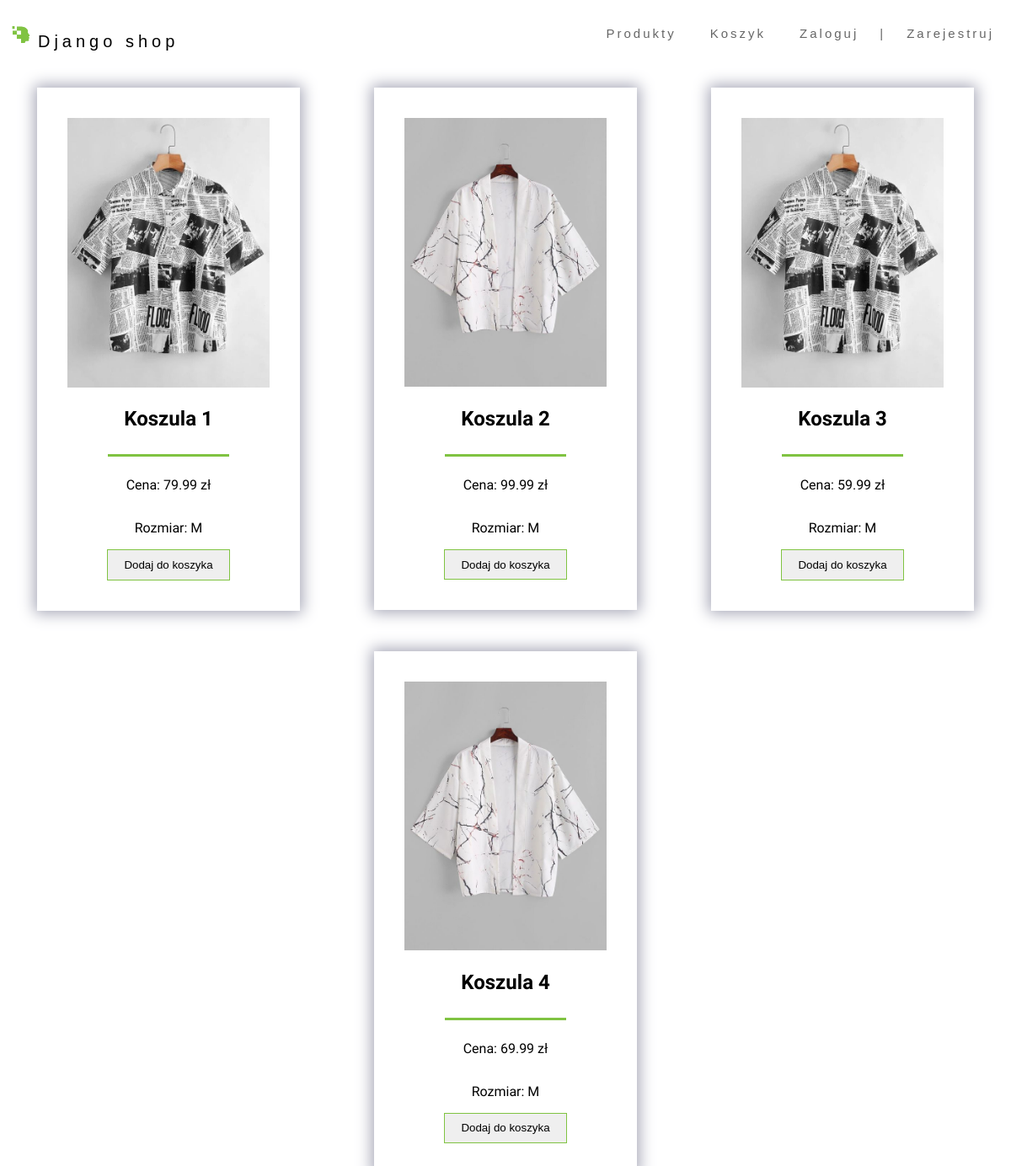
Before: /products/ with the older database file.
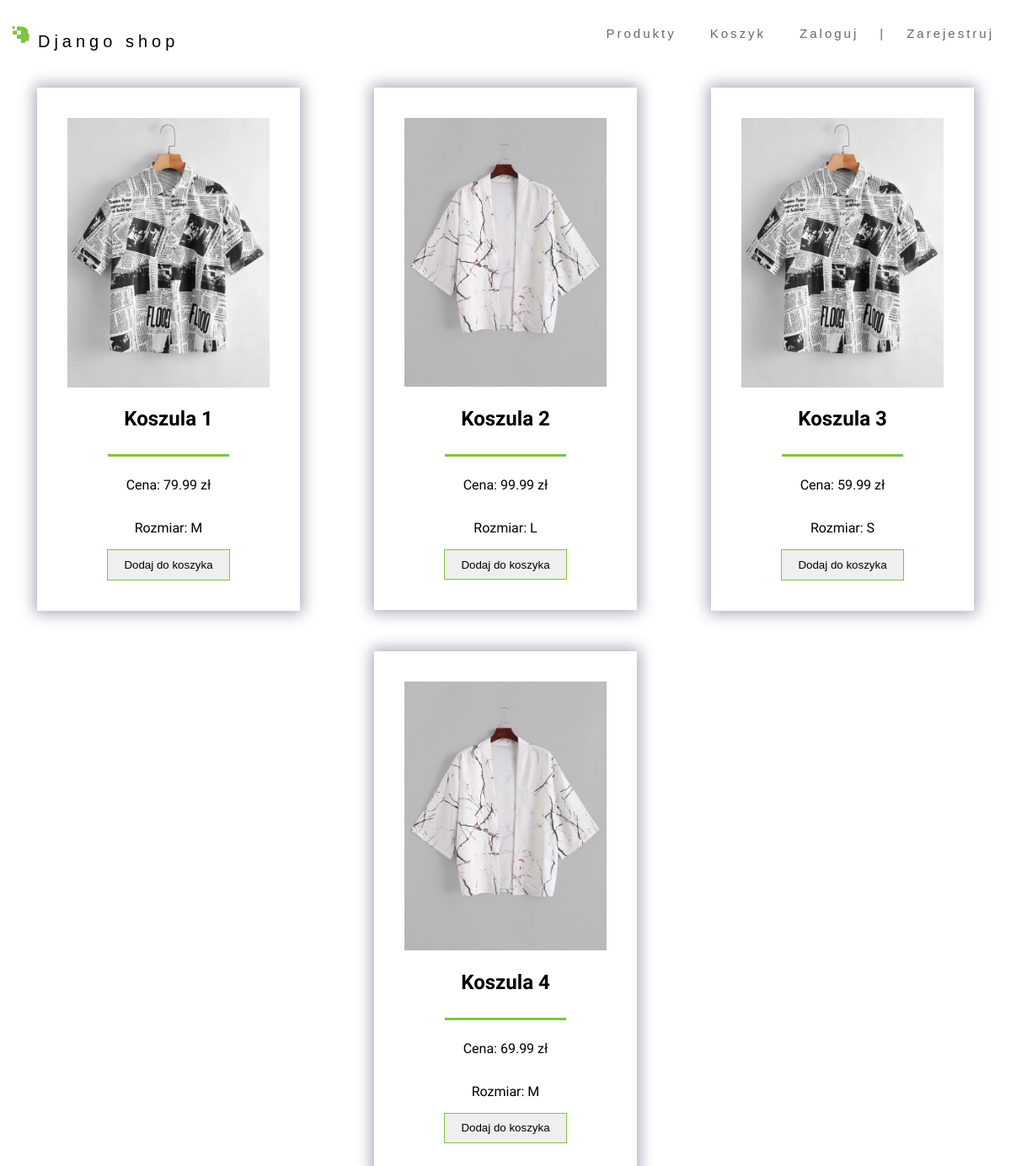
After: the same page with the newer database file.
### shop/models.py (models this page shows, shortened)
class Product(models.Model):
    class SizeEnum(models.TextChoices):
        S = "S"
        M = "M"
        L = "L"
    name = models.CharField(max_length=200, null=True)
    price = models.FloatField()
    size = models.CharField(max_length=2, choices = SizeEnum.choices, default=SizeEnum.M)
    image = models.ImageField(null=True, blank=True)
    @property
    def imageURL(self):
        try:
            self.url = self.image.url
        except:
            self.url = ''
        return self.url

### shop/views.py (the view)
# urls.py: path('products/', views.products, name="products"),
def products(request):
    data = cartData(request)
    cartItems = data['cartItems']
    order = data['order']
    items = data['items']
    products = Product.objects.all()
    context = {'products': products, 'cartItems': cartItems}
    return render(request, 'shop/products.html', context)

### shop/utils.py (called while the page is built, shortened)
def cookieCart(request):
	try:
		cart = json.loads(request.COOKIES['cart'])
	except:
		cart = {}
		print('CART:', cart)
	items = []
	order = {'get_cart_total':0, 'get_cart_items':0}
	cartItems = order['get_cart_items']
	return {'cartItems':cartItems ,'order':order, 'items':items}

def cartData(request):
	if request.user.is_authenticated:
		customer = request.user.customer
		order, created = Order.objects.get_or_create(customer=customer, complete=False)
		items = order.orderitem_set.all()
		cartItems = order.get_cart_items
	else:
		cookieData = cookieCart(request)
		cartItems = cookieData['cartItems']
		order = cookieData['order']
		items = cookieData['items']
	return {'cartItems': cartItems, 'order': order, 'items': items}

### shop/templates/shop/products.html
{% extends 'shop/index.html' %}
{% load static %}
{% block css %}
    <link rel="stylesheet" href="{% static 'css/products.css' %}">
{% endblock css %}
{% block content %}
	<section class="products-container">
		{% for product in products %}
		<div class="product">
            <a data-product="{{ product.id }}" href="{% url 'single' product.id %}"><img src="{{ product.imageURL }}"/></a>
			<h1>{{ product.name }}</h1>
			<hr>
			<p>Cena: {{ product.price | floatformat:2 }} zł</p>
			<p>Rozmiar: {{ product.size }}</p>
			<button class="btn update-button" data-product={{product.id}} data-action="add">Dodaj do koszyka</button>
		</div>
		{% endfor %}
	</section>
{% endblock content %}

Changed rows visible on the page:
changed Product "Koszula 2": size "M" → "L"
changed Product "Koszula 3": size "M" → "S"
